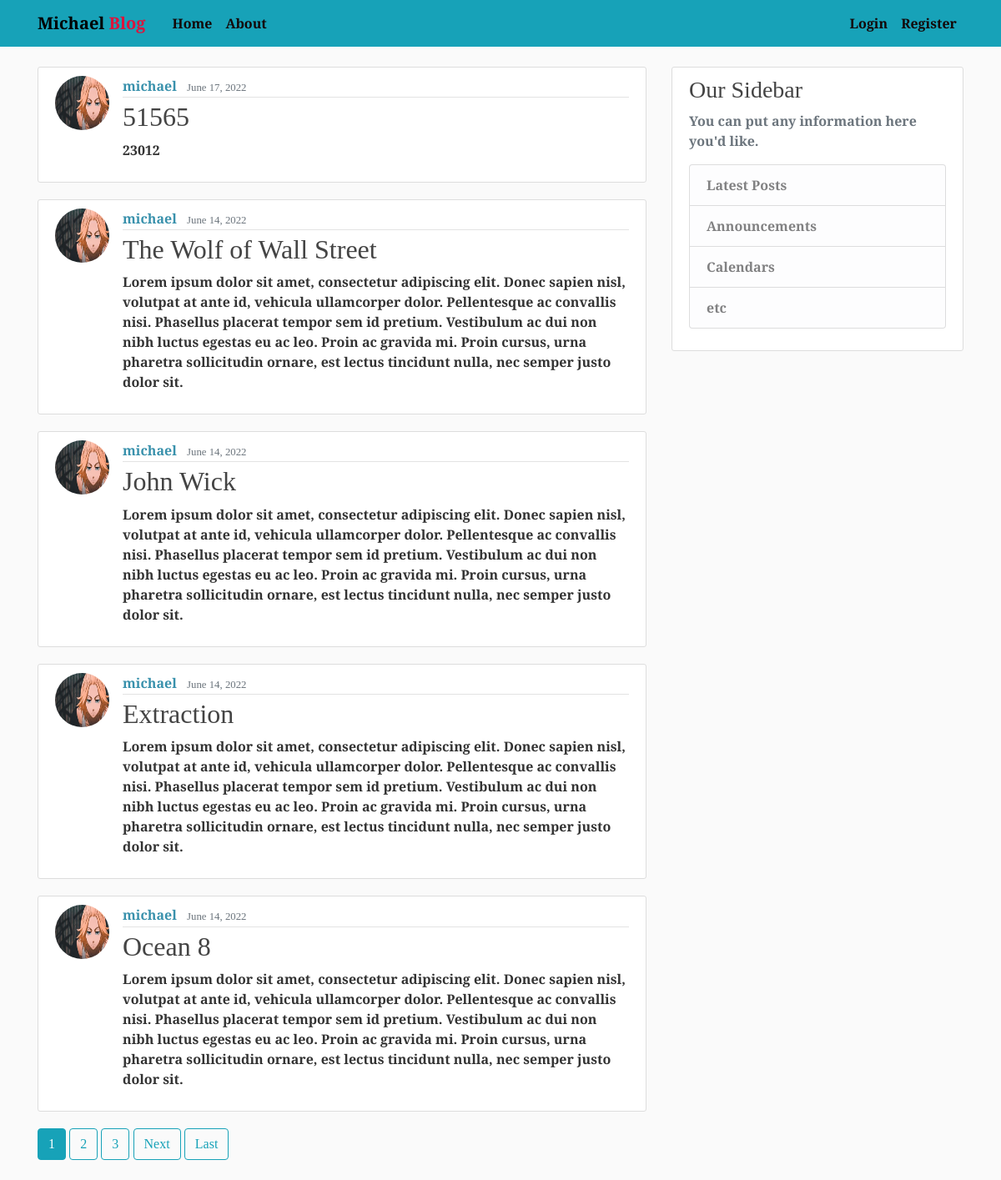
Before: / with the older database file.
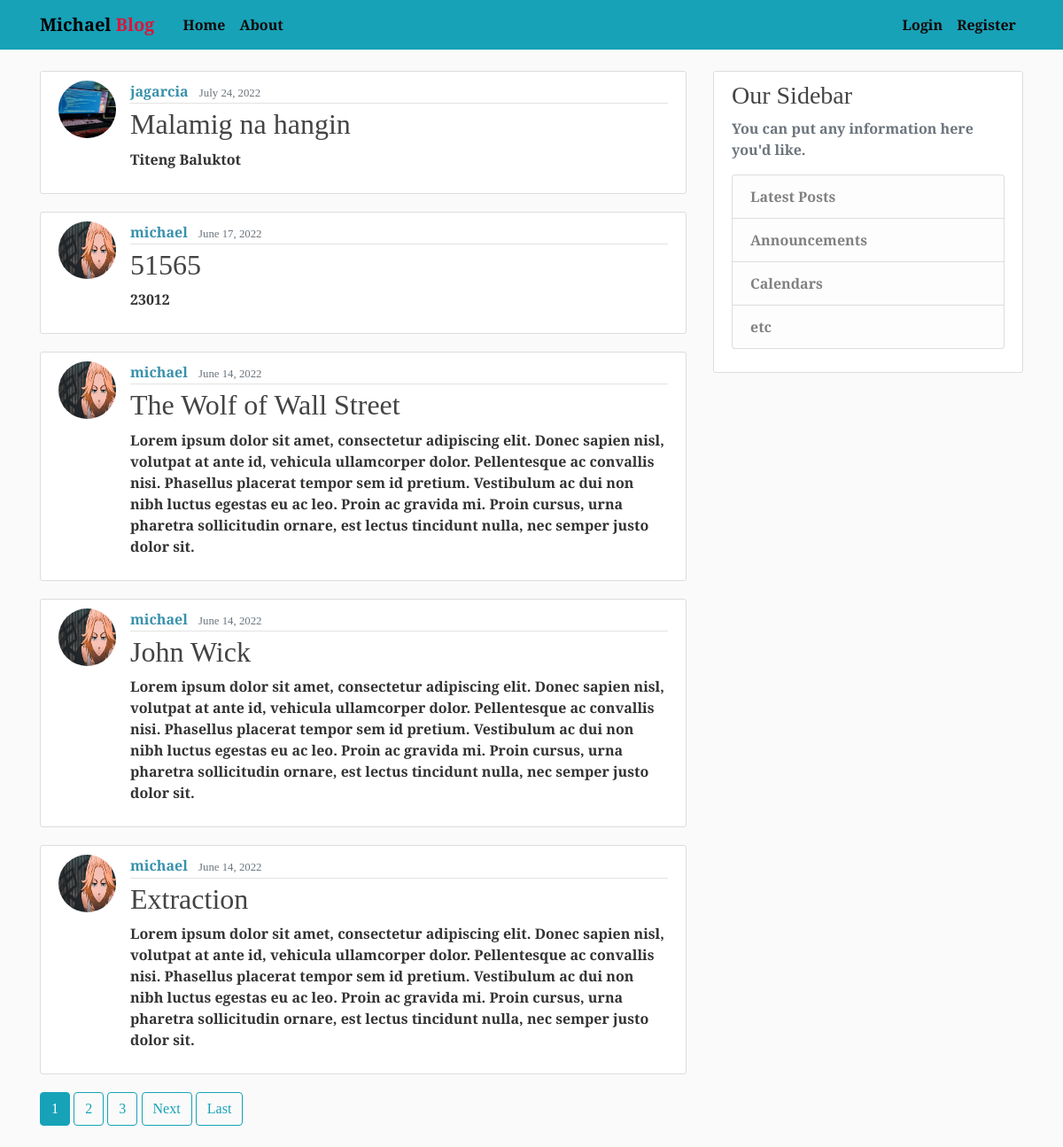
After: the same page with the newer database file.
### blog/models.py (models this page shows, shortened)
class Post(models.Model):
    title = models.CharField(max_length = 100)
    content = models.TextField()
    date_posted = models.DateTimeField(default=timezone.now)
    author = models.ForeignKey(User, on_delete = models.CASCADE)

### users/models.py (models this page shows, shortened)
class Profile(models.Model):
    user = models.OneToOneField(User, on_delete=models.CASCADE)
    image = models.ImageField(default='profile_pics/default.jpg', upload_to='profile_pics')

### blog/views.py (the view)
# urls.py: path('', PostListView.as_view(), name='blog-home'),
class PostListView(ListView):
    model = Post
    template_name = 'blog/home.html'
    context_object_name = 'posts'
    ordering = ['-date_posted']
    paginate_by = 5

### blog/templates/blog/home.html (shortened to what this page needs)
{%extends "blog/base.html" %}
{% block content %}
    {% for post in posts %}
        <article class="media content-section">
          <img class="rounded-circle article-img" src="{{post.author.profile.image.url}}">
          <div class="media-body">
            <div class="article-metadata">
              <a class="mr-2 article-author" href="{% url 'user-posts' post.author.username %}">{{ post.author }}</a>
              <small class="text-muted">{{ post.date_posted | date:"F d, Y" }}</small>
            </div>
            <h2><a class="article-title" href="{% url 'post-detail' post.id %}">{{ post.title }}</a></h2>
            <p class="article-content">{{ post.content }}</p>
          </div>
        </article>
    {% endfor %}
    {% if is_paginated %}
      {% for num in page_obj.paginator.page_range %}
        {% if page_obj.number == num %}
          <a class="btn btn-info mb-4" href="?page={{ num }}">{{ num }}</a>
        {% elif num > page_obj.number|add:'-3' and num < page_obj.number|add:'3' %}
          <a class="btn btn-outline-info mb-4" href="?page={{ num }}">{{ num }}</a>
        {% endif %}
      {% endfor %}
      {% if page_obj.has_next %}
        <a class="btn btn-outline-info mb-4" href="?page={{ page_obj.next_page_number }}">Next</a>
        <a class="btn btn-outline-info mb-4" href="?page={{ page_obj.paginator.num_pages }}">Last</a>
      {% endif %}
    {% endif %}
{% endblock content %}

### blog/templates/blog/base.html (shortened to what this page needs)
{% load static %}
<!DOCTYPE html>
<html lang="en">
<head>
  <link rel="stylesheet" href="https://cdn.jsdelivr.net/npm/bootstrap@4.0.0/dist/css/bootstrap.min.css">
  <link rel="stylesheet" type="text/css" href="{% static 'blog/style.css' %}">
</head>
<body>
  <header class="site-header">
    <nav class="navbar navbar-expand-md bg-info fixed-top">
      <div class="container">
        <a class="navbar-brand mr-4" href="{% url 'blog-home' %}">Michael <span>Blog</span></a>
        <div class="collapse navbar-collapse" id="navbarToggle">
          <div class="navbar-nav mr-auto">
            <a class="nav-item nav-link" href="{% url 'blog-home' %}">Home</a>
            <a class="nav-item nav-link" href="{% url 'blog-about' %}">About</a>
          </div>
          <div class="navbar-nav">
            {% if user.is_authenticated %}
              <a class="nav-item nav-link" href="{% url 'post-create' %}">New Post</a>
              <a class="nav-item nav-link" href="{% url 'profile' %}">Profile</a>
              <a class="nav-item nav-link" href="{% url 'logout' %}">Logout</a>
            {% else %}
              <a class="nav-item nav-link" href="{% url 'login' %}">Login</a>
              <a class="nav-item nav-link" href="{% url 'register' %}">Register</a>
            {% endif %}
          </div>
        </div>
      </div>
    </nav>
  </header>
    <main role="main" class="container">
        <div class="row">
          <div class="col-md-8">
            {% block content %}{% endblock %}
          </div>
          <div class="col-md-4">
            <div class="content-section">
              <h3>Our Sidebar</h3>
              <p class='text-muted'>You can put any information here you'd like.
                <ul class="list-group">
                  <li class="list-group-item list-group-item-light">Latest Posts</li>
                  <li class="list-group-item list-group-item-light">Announcements</li>
                  <li class="list-group-item list-group-item-light">Calendars</li>
                  <li class="list-group-item list-group-item-light">etc</li>
                </ul>
              </p>
            </div>
          </div>
        </div>
    </main>
</body>
</html>

### blog/static/blog/style.css (style rules this page uses)
body { background: #fafafa; color: #333333; margin-top: 5rem; font-family: 'Source Serif Pro', serif; font-weight: 600; }
h1, h2, h3, h4, h5, h6 { color: #444444; }
ul { margin: 0; }
.navbar-brand { color: black; transition: .3s ease-in-out; }
.navbar-brand span { color: crimson; }
.site-header .navbar-nav .nav-link { color: rgb(19, 7, 7) !important; }
.content-section { background: #ffffff; padding: 10px 20px; border: 1px solid #dddddd; border-radius: 3px; margin-bottom: 20px; }
.article-title { color: #444444; }
.article-content { white-space: pre-line; }
.article-author { color: hsl(194, 50%, 45%); }
.article-img { height: 65px; width: 65px; margin-right: 16px; }
.article-metadata { padding-bottom: 1px; margin-bottom: 4px; border-bottom: 1px solid #e3e3e3; }

Changed rows visible on the page:
no longer on this page (row unchanged): Post: author.profile.image (picture), author "michael", date_posted "June 14, 2022", title "Ocean 8", content "Lorem ipsum dolor sit amet, consectetur adipiscing elit. Donec sapien nisl, volutpat at ante id, vehicula ullamcorper dolor. Pellentesque ac convallis nisi. Phasellus placerat tempor sem id pretium. Vestibulum ac dui non nibh luctus egestas eu ac leo. Proin ac gravida mi. Proin cursus, urna pharetra sollicitudin ornare, est lectus tincidunt nulla, nec semper justo dolor sit."
added Post: author.profile.image (picture), author "jagarcia", date_posted "July 24, 2022", title "Malamig na hangin", content "Titeng Baluktot"
